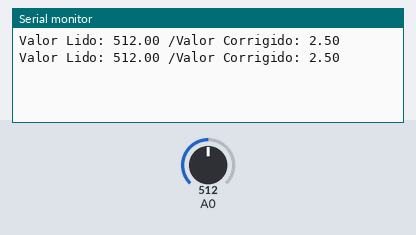
Bench run of a sketch on a simulated Arduino Uno, built with avr-gcc and run on an emulated ATmega328P. Parts: the last lines printed to the serial monitor. The inputs (shaded band) are chosen by the test bench; at power-on: A0 = 512.

Above: at 2.8 s.
2.9 s: A0 set to 716
At 4.9 s:
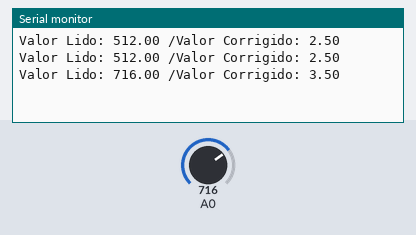
5.6 s: A0 set to 900
At 6.5 s:
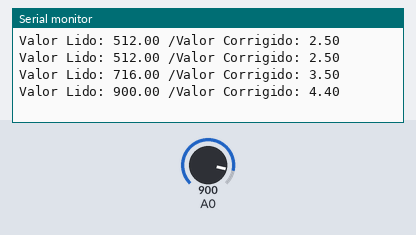
Timing chart, 0 to 8.6 s (numbered marks = the images above; inputs shaded):
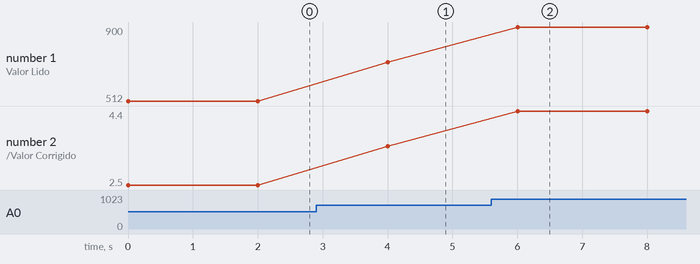

Measured:
- after the input at 2.9 s, the serial monitor: prints a new line after 1.1 s (image 1)
- after the input at 5.6 s, the serial monitor: prints a new line after 0.40 s (image 2)
- plotted number 1: 512 → 716 after the input at 2.9 s, 716 → 900 after the input at 5.6 s
- plotted number 2: 2.5 → 3.5 after the input at 2.9 s, 3.5 → 4.4 after the input at 5.6 s

The sketch:

Sensor_temperatura.ino
```cpp
  float Analog = 0;
  float Result = 0;

void setup() {
  // put your setup code here, to run once:
  Serial.begin(9600);
  //pinMode(A0,INPUT);
}

void loop() {
  // put your main code here, to run repeatedly:
  Analog = analogRead(0);

  Result = 5*Analog/1023;

  Serial.print("Valor Lido: ");
  Serial.print(Analog);
  Serial.print(" /Valor Corrigido: ");
  Serial.print(Result);
  Serial.print("\r\n");

  delay(2000);

}
```
